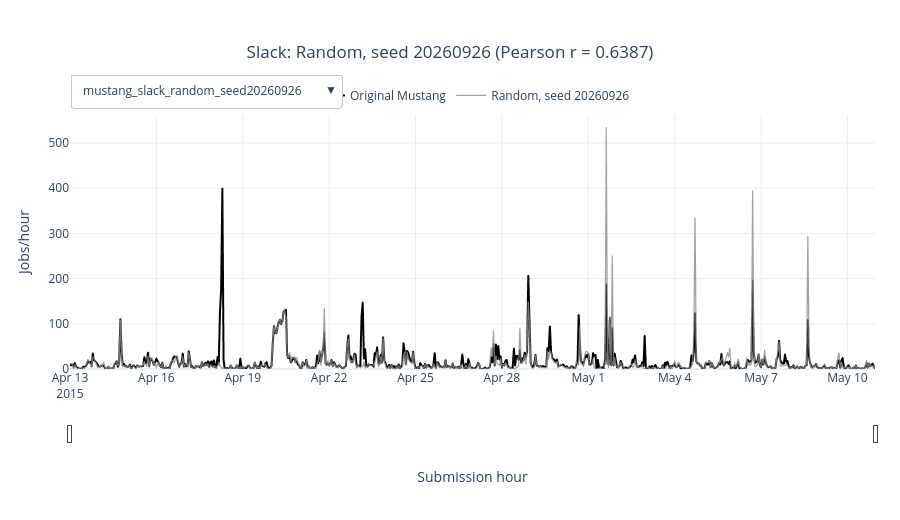

Notebook code for this chart:
### Markdown cell above
## Check the arrival pattern and choose a candidate

For each workload, align its 672 hourly submission counts with the original regime and compute their Pearson correlation:

$$
r = \operatorname{corr}(\text{candidate hourly counts}, \text{original hourly counts}).
$$

A value near 1 means that busy and quiet hours occur in a similar pattern.

The table lists every workload ID and its correlation. Use the dropdown in the hourly chart to overlay one candidate on its original baseline; hover for exact counts, zoom into a time interval, or use the range slider.

### Code cell
hourly_correlations = mura.format_hourly_submission_correlations(summary)
display(hourly_correlations)

hourly_submission_figure = mura.plot_interactive_hourly_submissions(summary, replays)
display(hourly_submission_figure)
